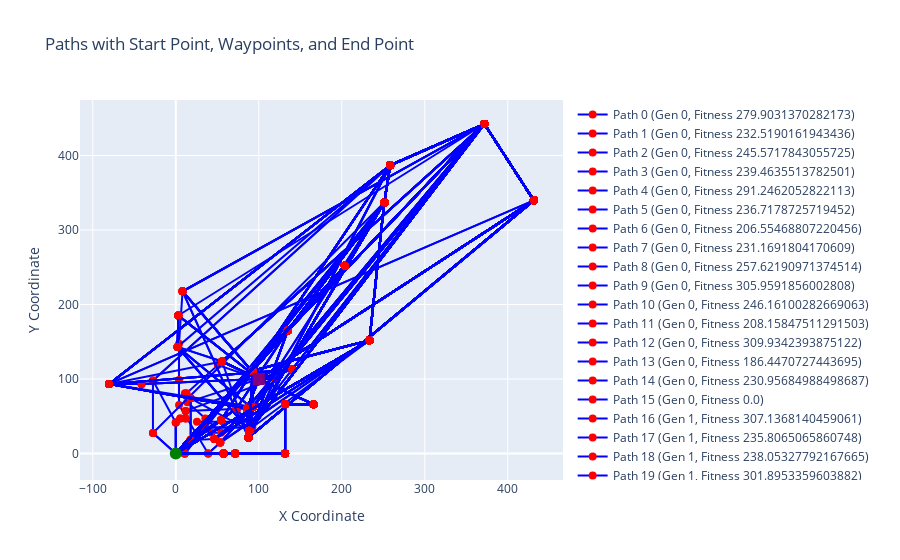

The notebook cell this image was saved under:
### Code cell
import pandas as pd
import json
import plotly.graph_objects as go

# Define start and end points
start_point = (0, 0)  # Example: (X, Y)
end_point = (100, 100)  # Example: (X, Y)

# Load the CSV file
df = pd.read_csv("GeneticEvolution_20250208-0.csv")

# Parse the JSON string in the 'Waypoints' column
df["Waypoints"] = df["Waypoints"].apply(json.loads)

# Extract Waypoints into a separate DataFrame
waypoints_data = []
for index, row in df.iterrows():
    for waypoint in row["Waypoints"]:
        waypoints_data.append({
            "PathIndividual_ID": index,
            "X": waypoint["Position"]["X"],
            "Y": waypoint["Position"]["Y"],
            "GenerationNumber": row["Generation"],
            "Fitness": row["Fitness"]
        })

waypoints_df = pd.DataFrame(waypoints_data)

# Create a Plotly figure
fig = go.Figure()

# Group waypoints by PathIndividual_ID
grouped = waypoints_df.groupby("PathIndividual_ID")

# Add lines and markers for each path
for name, group in grouped:
    # Get the GenerationNumber for this path
    generation_number = group["GenerationNumber"].iloc[0]
    path_number = group["PathIndividual_ID"].iloc[0]
    fitness = group["Fitness"].iloc[0]
    
    # Combine StartPoint, Waypoints, and EndPoint into a single list of coordinates
    x_coords = [start_point[0]] + group["X"].tolist() + [end_point[0]]
    y_coords = [start_point[1]] + group["Y"].tolist() + [end_point[1]]

    # Add a trace for the path
    fig.add_trace(go.Scatter(
        x=x_coords,
        y=y_coords,
        mode='lines+markers',  # Draw lines and markers
        name=f"Path {name} (Gen {generation_number}, Fitness {fitness})",  # Include GenerationNumber in the legend
        line=dict(color='blue', width=2),  # Customize line color and width
        marker=dict(size=8, color='red'),  # Customize marker size and color
        text=f"Gen {generation_number}, Path {path_number}",  # Add hover text
        hoverinfo='text+x+y'  # Show hover information
    ))

# Add a trace for the start point
fig.add_trace(go.Scatter(
    x=[start_point[0]],
    y=[start_point[1]],
    mode='markers',
    name='Start Point',
    marker=dict(size=12, color='green', symbol='circle'),
    hoverinfo='text+x+y',
    text=["Start"]
))

# Add a trace for the end point
fig.add_trace(go.Scatter(
    x=[end_point[0]],
    y=[end_point[1]],
    mode='markers',
    name='End Point',
    marker=dict(size=12, color='purple', symbol='square'),
    hoverinfo='text+x+y',
    text=["End"]
))

# Update layout
fig.update_layout(
    title="Paths with Start Point, Waypoints, and End Point",
    xaxis_title="X Coordinate",
    yaxis_title="Y Coordinate",
    showlegend=True
)

# Show the plot
fig.show()
